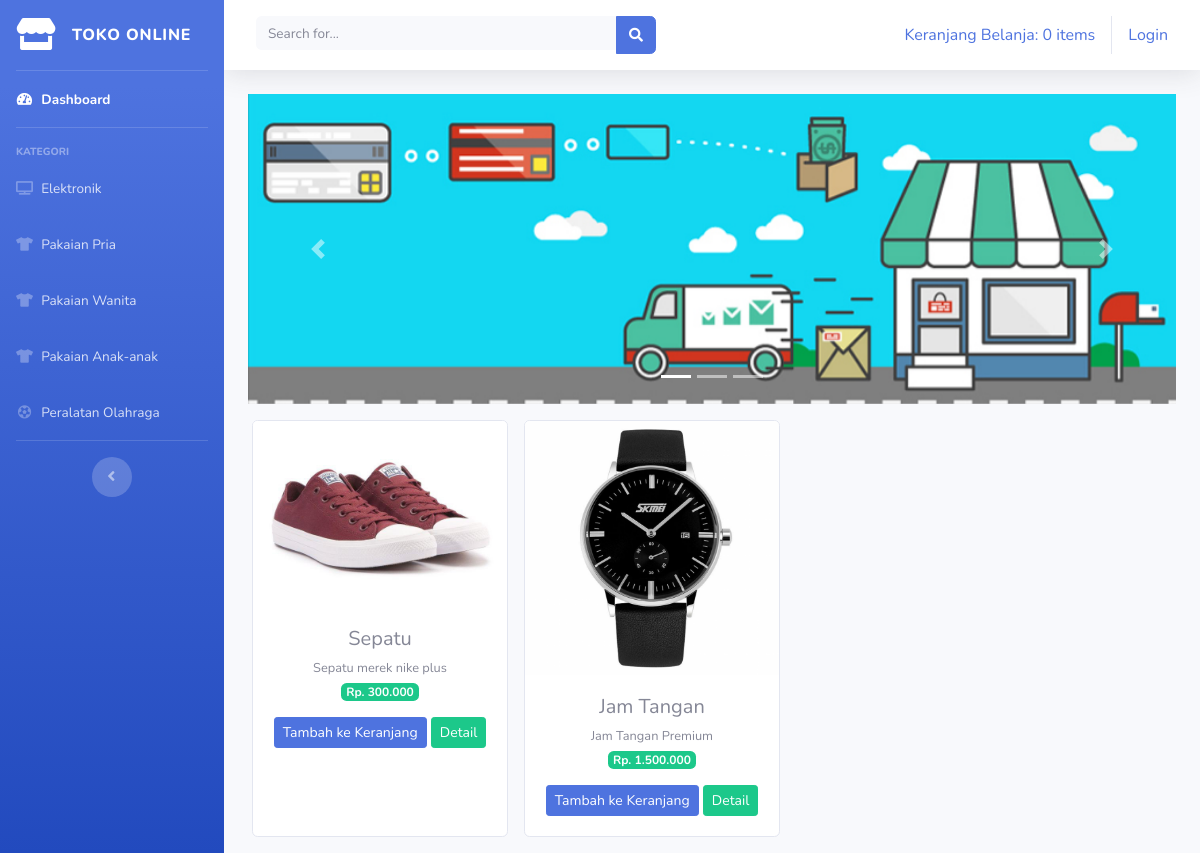
The page /index.php/kategori/pakaian_pria on the database its author committed.
### tables this page shows
CREATE TABLE `tb_barang` (
  `id_brg` int(11) NOT NULL,
  `nama_brg` varchar(120) NOT NULL,
  `keterangan` varchar(225) NOT NULL,
  `kategori` varchar(60) NOT NULL,
  `harga` int(11) NOT NULL,
  `stok` int(4) NOT NULL,
  `gambar` text NOT NULL
);

### application/controllers/kategori.php (called while the page is built, shortened)
<?php
class Kategori extends CI_Controller{
	public function pakaian_pria()
	{
		$data['pakaian_pria'] = $this->model_kategori->data_pakaian_pria()->result();
		$this->load->view('templates/header');
		$this->load->view('templates/sidebar');
		$this->load->view('pakaian_pria',$data);
		$this->load->view('templates/footer');
	}
}

### index.php (called while the page is built, shortened)
<?php
require_once BASEPATH.'core/CodeIgniter.php';

### application/models/model_kategori.php (called while the page is built, shortened)
<?php
class Model_kategori extends CI_Model{
	public function data_pakaian_pria()
	{
		return $this->db->get_where("tb_barang",array('kategori' => 'pakaian pria'));
	}
}

### application/views/pakaian_pria.php (the view, shortened to what this page needs)
<div class="container-fluid">
  <div id="carouselExampleIndicators" class="carousel slide" data-ride="carousel">
    <ol class="carousel-indicators">
      <li data-target="#carouselExampleIndicators" data-slide-to="0" class="active"></li>
      <li data-target="#carouselExampleIndicators" data-slide-to="1"></li>
      <li data-target="#carouselExampleIndicators" data-slide-to="2"></li>
    </ol>
    <div class="carousel-inner">
      <div class="carousel-item active">
        <img src="<?php echo base_url('assets/img/slider1.jpg') ?>" class="d-block w-100" alt="...">
      </div>
    </div>
    <a class="carousel-control-prev" href="#carouselExampleIndicators" role="button" data-slide="prev">
      <span class="carousel-control-prev-icon" aria-hidden="true"></span>
    </a>
    <a class="carousel-control-next" href="#carouselExampleIndicators" role="button" data-slide="next">
      <span class="carousel-control-next-icon" aria-hidden="true"></span>
    </a>
  </div>
  <div class="row text-center mt-3">
    <?php foreach ($pakaian_pria as $brg) : ?>
      <div class="card ml-3 mb-3" style="width: 16rem;">
      <img src="<?php echo base_url().'/uploads/'.$brg->gambar ?>" class="card-img-top" alt="...">
      <div class="card-body">
        <h5 class="card-title mb-1"><?php echo $brg->nama_brg ?></h5>
        <small><?php echo $brg->keterangan ?></small><br>
        <span class="badge badge-success mb-3">Rp. <?php echo number_format($brg->harga, 0,',','.')  ?></span>
        <?php echo anchor('dashboard/tambah_ke_keranjang/'.$brg->id_brg, '<div class="btn btn-sm btn-primary">Tambah ke Keranjang</div>') ?>
          <?php echo anchor('dashboard/detail/'.$brg->id_brg, '<div class="btn btn-sm btn-success">Detail</div>') ?>
      </div>
      </div>
    <?php endforeach; ?>
  </div>
</div>

### rows shown on the page
tb_barang: gambar (picture), nama_brg "Sepatu", keterangan "Sepatu merek nike plus", harga "300.000", id_brg "Tambah ke Keranjang", id_brg "Detail"
tb_barang: gambar (picture), nama_brg "Jam Tangan", keterangan "Jam Tangan Premium", harga "1.500.000", id_brg "Tambah ke Keranjang", id_brg "Detail"

### other values the page prints
anchor('dashboard/detail_keranjang', $keranjang ) "Keranjang Belanja: 0 items"
anchor('auth/login', 'Login') "Login"
